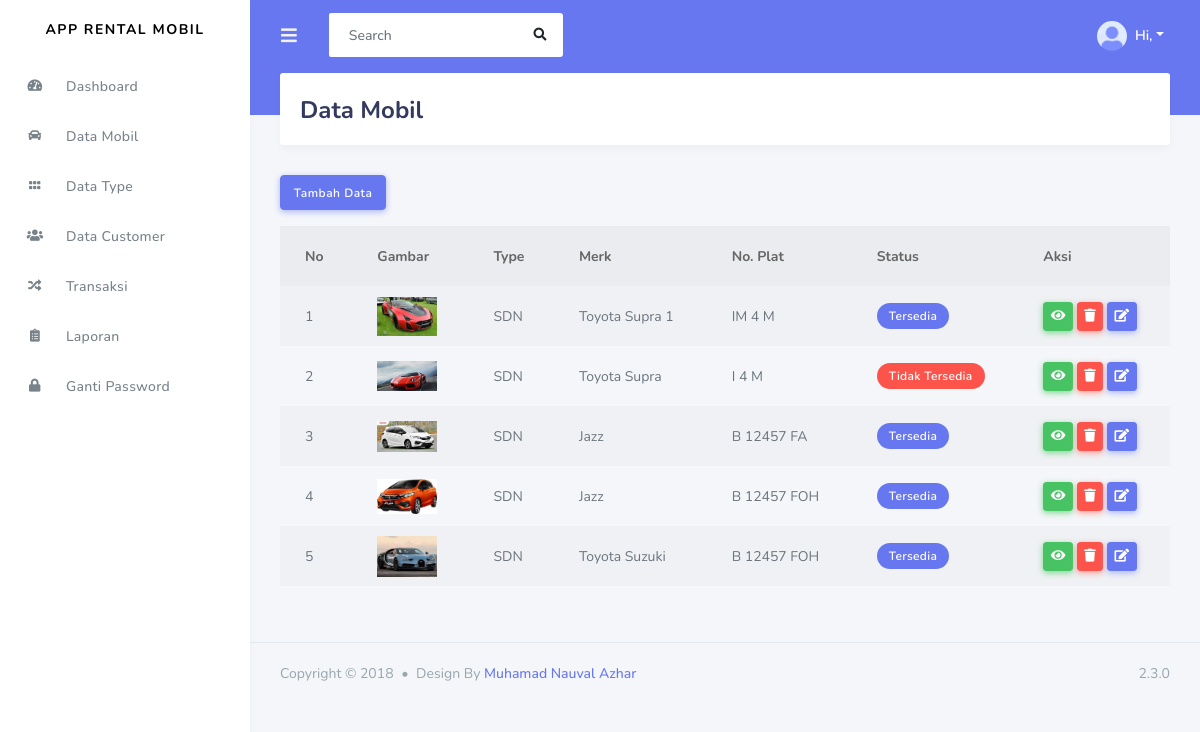
Screenshot of /index.php/admin/data_mobil with the database file from the repository.
### tables this page shows
CREATE TABLE `mobil` (
  `id_mobil` int(11) NOT NULL,
  `kode_type` varchar(50) NOT NULL,
  `merk` varchar(100) NOT NULL,
  `no_plat` varchar(50) NOT NULL,
  `warna` varchar(30) NOT NULL,
  `tahun` varchar(4) NOT NULL,
  `status` varchar(50) NOT NULL,
  `harga` int(11) NOT NULL,
  `denda` int(11) NOT NULL,
  `ac` int(11) NOT NULL,
  `supir` int(11) NOT NULL,
  `mp3_player` int(11) NOT NULL,
  `central_lock` int(11) NOT NULL,
  `gambar` varchar(255) NOT NULL
);

### application/controllers/admin/Data_mobil.php (called while the page is built, shortened)
<?php
class Data_mobil extends CI_Controller{
    public function index(){
        $data['mobil'] = $this->rental_model->get_data('mobil')->result();
        $data['type'] = $this->rental_model->get_data('type')->result();
        $this->load->view('templates_admin/header');
        $this->load->view('templates_admin/sidebar');
        $this->load->view('admin/data_mobil', $data);
        $this->load->view('templates_admin/footer');
    }
}
?>

### index.php (called while the page is built, shortened)
<?php
require_once BASEPATH.'core/CodeIgniter.php';

### application/models/Rental_model.php (called while the page is built, shortened)
<?php
class Rental_model extends CI_model{
    public function get_data($table){
        return $this->db->get($table);
    }
}
?>

### application/views/admin/data_mobil.php (the view, shortened to what this page needs)
<div class="main-content">
    <section class="section">
        <div class="section-header">
            <h1>Data Mobil</h1>
        </div>
        <a href="<?php echo base_url('admin/data_mobil/tambah_mobil')?>" class = "btn btn-primary mb-3">Tambah Data</a>
        <table class = " table table-hover table-striped table-borderd">
            <thead>
                <tr>
                    <th>No</th>
                    <th>Gambar</th>
                    <th>Type</th>
                    <th>Merk</th>
                    <th>No. Plat</th>
                    <th>Status</th>
                    <th>Aksi</th>
                </tr>
            </thead>
            <tbody>
                <?php $no = 1; foreach($mobil as $mb) :?>
                    <tr>
                        <td><?php echo $no++ ?></td>
                        <td><img width = "60px" src="<?php echo base_url().'assets/upload/'.$mb->gambar?>" alt=""></td>
                        <td><?php echo $mb->kode_type ?></td>
                        <td><?php echo $mb->merk ?></td>
                        <td><?php echo $mb->no_plat ?></td>
                        <td>
                            <?php
                                if($mb->status == "0"){
                                    echo "<span class = 'badge badge-danger'> Tidak Tersedia </span>";
                                } else {
                                    echo "<span class = 'badge badge-primary'> Tersedia </span>";
                                }
                            ?>
                        </td>
                        <td>
                            <a href="<?php echo base_url('admin/data_mobil/detail_mobil/').$mb->id_mobil?>" class = "btn btn-sm btn-success"><i class ="fas fa-eye"></i></a>
                            <a href="<?php echo base_url('admin/data_mobil/delete_mobil/').$mb->id_mobil?>" class = "btn btn-sm btn-danger"><i class ="fas fa-trash"></i></a>
                            <a href="<?php echo base_url('admin/data_mobil/update_mobil/').$mb->id_mobil?>" class = "btn btn-sm btn-primary"><i class ="fas fa-edit"></i></a>
                        </td>
                    </tr>
                <?php endforeach?>
            </tbody>
        </table>
    </section>
</div>

### rows the page displays
mobil: gambar (picture), kode_type "SDN", merk "Toyota Supra 1", no_plat "IM 4 M", status "Tersedia"
mobil: gambar (picture), kode_type "SDN", merk "Toyota Supra", no_plat "I 4 M", status "Tidak Tersedia"
mobil: gambar (picture), kode_type "SDN", merk "Jazz", no_plat "B 12457 FA", status "Tersedia"
mobil: gambar (picture), kode_type "SDN", merk "Jazz", no_plat "B 12457 FOH", status "Tersedia"
mobil: gambar (picture), kode_type "SDN", merk "Toyota Suzuki", no_plat "B 12457 FOH", status "Tersedia"
